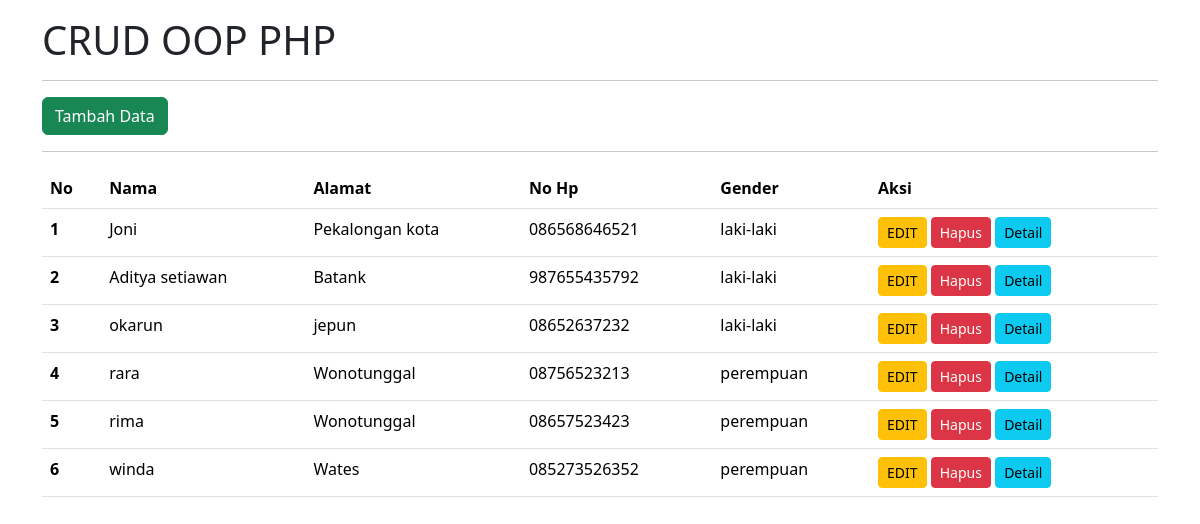
The page / on the database its author committed.
### tables this page shows
CREATE TABLE `tb_user_0014` (
  `id` int(10) NOT NULL,
  `nama` varchar(255) NOT NULL,
  `alamat` varchar(255) NOT NULL,
  `nohp` char(13) NOT NULL,
  `gender` set('laki-laki','perempuan') DEFAULT NULL
);

### database.php (called while the page is built, shortened)
<?php
class Database{
    public $host = 'localhost';
    public $user = "root";
    public $password = "";
    public $database = "db_php_0014";
    public $connect;
    function __construct(){
        $this->connect = mysqli_connect($this->host, $this->user,$this->password);
        mysqli_select_db($this->connect, $this->database);
    }
    function tampilData(){
        $data = mysqli_query($this->connect, "SELECT * FROM tb_user_0014");
        $rows = mysqli_fetch_all($data, MYSQLI_ASSOC);
        return $rows;
    }
}
?>

### index.php (the view, shortened to what this page needs)
<?php
include 'database.php';
$db = new Database();
?>
<!doctype html>
<html lang="en">
<head>
    <link href="https://cdn.jsdelivr.net/npm/bootstrap@5.3.3/dist/css/bootstrap.min.css" rel="stylesheet">
</head>
<body>
<div class="container mt-3">
    <h1>CRUD OOP PHP</h1>
    <hr>
    <a href="input.php" class="btn btn-success">Tambah Data</a>
    <hr>
    <table class="table table-hover">
        <thead>
            <tr>
                <th scope="col">No</th>
                <th scope="col">Nama</th>
                <th scope="col">Alamat</th>
                <th scope="col">No Hp</th>
                <th scope="col">Gender</th>
                <th scope="col">Aksi</th>
            </tr>
        </thead>
        <tbody>
            <?php
            $nomor = 1;
            foreach ($db->tampilData() as $dataUser) {
            ?>
                <tr>
                    <th scope="row"><?php echo $nomor++; ?></th>
                    <td><?php echo htmlspecialchars($dataUser['nama']); ?></td>
                    <td><?php echo htmlspecialchars($dataUser['alamat']); ?></td>
                    <td><?php echo htmlspecialchars($dataUser['nohp']); ?></td>
                    <td><?php echo htmlspecialchars($dataUser['gender']); ?></td>
                    <td>
                        <a href="edit.php?id=<?php echo $dataUser['id'] ?>&nomor=<?php echo $nomor - 1 ?>" class="btn btn-warning btn-sm">EDIT</a>
                        <a href="proses.php?id=<?php echo $dataUser['id'] ?>&aksi=hapus" class="btn btn-danger btn-sm" onclick="return confirm('Apakah Anda yakin ingin menghapus data ini?')">Hapus</a>
                        <a href="detail.php?id=<?php echo $dataUser['id'] ?>&nomor=<?php echo $nomor - 1 ?>" class="btn btn-info btn-sm">Detail</a>
                    </td>
                </tr>
            <?php
            }
            ?>
        </tbody>
    </table>
</div>
</body>
</html>

### rows shown on the page
tb_user_0014: nama "Joni", alamat "Pekalongan kota", nohp "086568646521", gender "laki-laki"
tb_user_0014: nama "Aditya setiawan", alamat "Batank", nohp "987655435792", gender "laki-laki"
tb_user_0014: nama "okarun", alamat "jepun", nohp "08652637232", gender "laki-laki"
tb_user_0014: nama "rara", alamat "Wonotunggal", nohp "08756523213", gender "perempuan"
tb_user_0014: nama "rima", alamat "Wonotunggal", nohp "08657523423", gender "perempuan"
tb_user_0014: nama "winda", alamat "Wates", nohp "085273526352", gender "perempuan"
